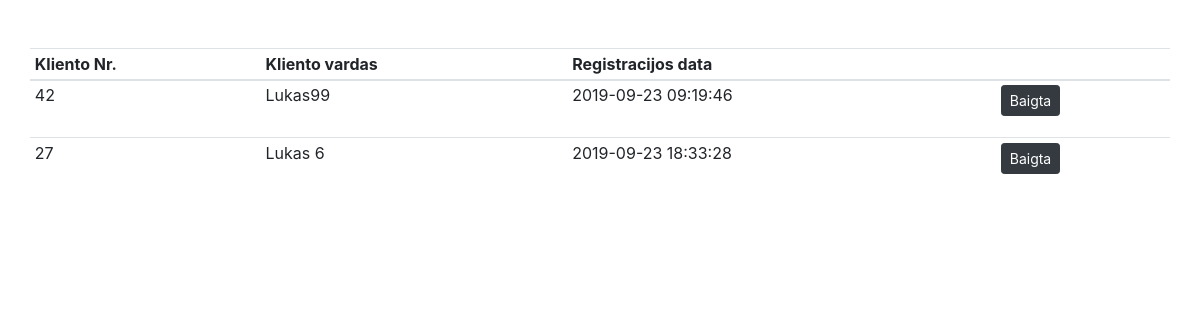
The page /checkout.php?user=1 (signed in) on the database its author committed.
### tables this page shows
CREATE TABLE `registration` (
  `id` int(11) NOT NULL,
  `client_id` int(11) NOT NULL,
  `specialist_id` int(11) NOT NULL,
  `is_completed` int(1) NOT NULL DEFAULT '0',
  `info_url` varchar(8) DEFAULT NULL,
  `registered_at` datetime NOT NULL
);

CREATE TABLE `client` (
  `id` int(11) NOT NULL,
  `name` varchar(255) NOT NULL
);

### Registration.php (called while the page is built, shortened)
<?php
class Registration
{
    protected $conn;
    public function __construct($conn)
    {
        $this->conn = $conn;
    }
    public function getRegistrationsByUser($id)
    {
        $stmt = $this->conn->prepare('SELECT * FROM REGISTRATION WHERE SPECIALIST_ID = :specialistId AND IS_COMPLETED = 0 ORDER BY REGISTERED_AT');
        $stmt->bindParam(':specialistId', $id, PDO::PARAM_INT);
        $stmt->execute();
        return $stmt->fetchAll();
    }
}

### Client.php (called while the page is built, shortened)
<?php
class Client
{
    protected $conn;
    public function __construct($conn)
    {
        $this->conn = $conn;
    }
    public function getName($id)
    {
        $stmt = $this->conn->prepare('SELECT NAME FROM CLIENT WHERE id = :id');
        $data = [
            'id' => $id
        ];
        $stmt->execute($data);
        $data = $stmt->fetch();
        return $data['NAME'];
    }
}

### checkout.php (the view, shortened to what this page needs)
<?php
require_once('Database.php');
require_once('Registration.php');
require_once('Client.php');
$specialistId = $_SESSION['specialistId'];
$conn = Database::getConnection();
$reg = new Registration($conn);
$regList = $reg->getRegistrationsByUser($specialistId);
$client = new Client($conn);
?>
<link href="https://stackpath.bootstrapcdn.com/bootstrap/4.3.1/css/bootstrap.min.css" rel="stylesheet"
>
<div class="container">
    <div class="row justify-content-center pt-5">
        <table class="table table-sm">
            <thead>
            <tr>
                <th> Kliento Nr.</th>
                <th> Kliento vardas</th>
                <th> Registracijos data</th>
                <th></th>
            </tr>
            </thead>
            <tbody>
            <?php foreach ($regList as $reg) {
                echo '
                        <tr>
                            <td>' . $reg['id'] . '</td>
                            <td>' . htmlspecialchars($client->getName($reg['client_id'])) . '</td>
                            <td>' . $reg['registered_at'] . '</td>
                            <td>
                                <form action="completeReg.php" method="POST">
                                    <input type="hidden" name="registrationId" value="' . $reg['id'] . '">
                                    <button type="submit" class="btn btn-sm btn-dark"> Baigta </button>
                                </form>
                            </td>
                        </tr>
                    ';
            } ?>
            </tbody>
        </table>
    </div>
</div>

### rows shown on the page
registration: id "42", client.name "Lukas99", registered_at "2019-09-23 09:19:46"
registration: id "27", client.name "Lukas 6", registered_at "2019-09-23 18:33:28"
